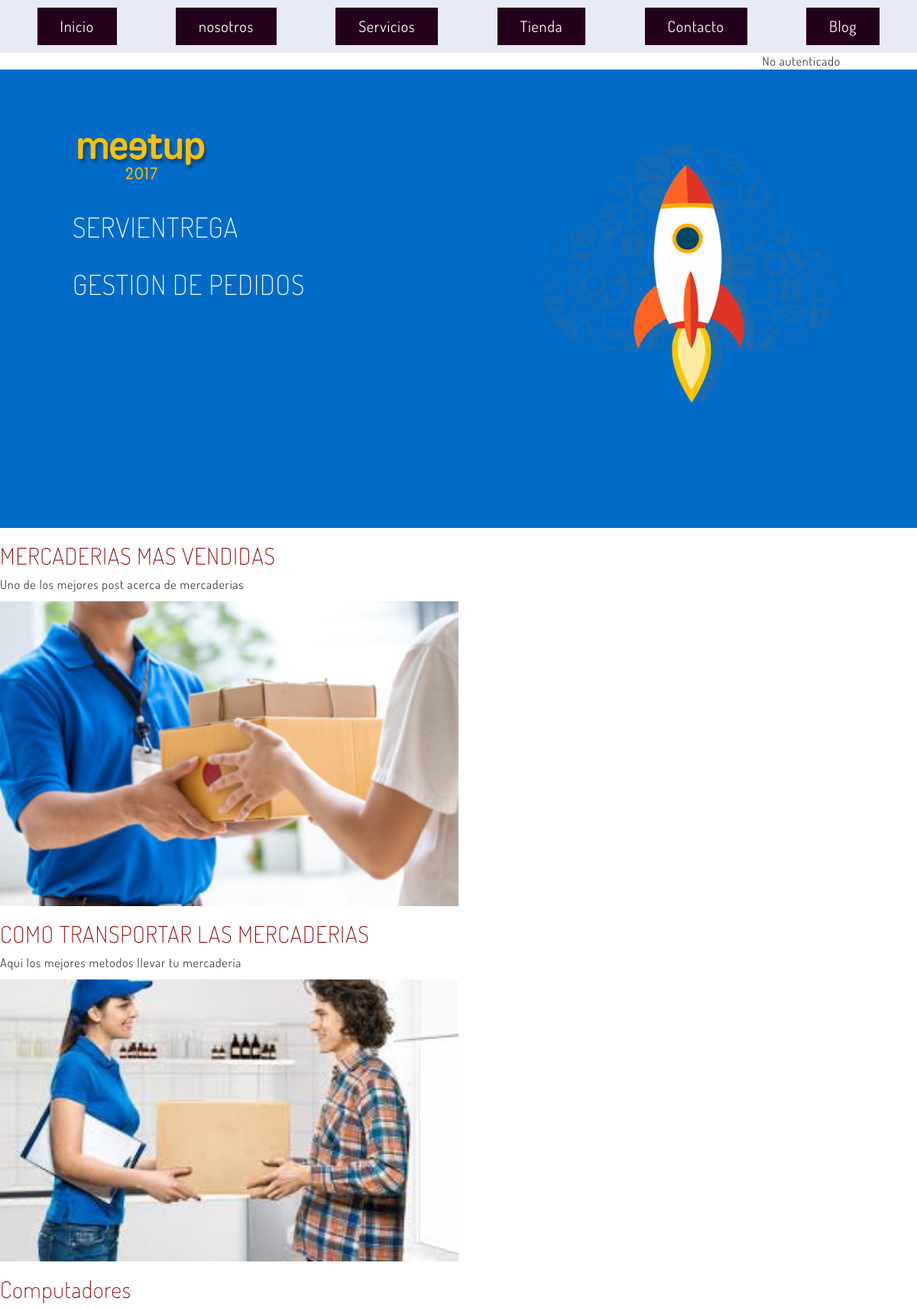
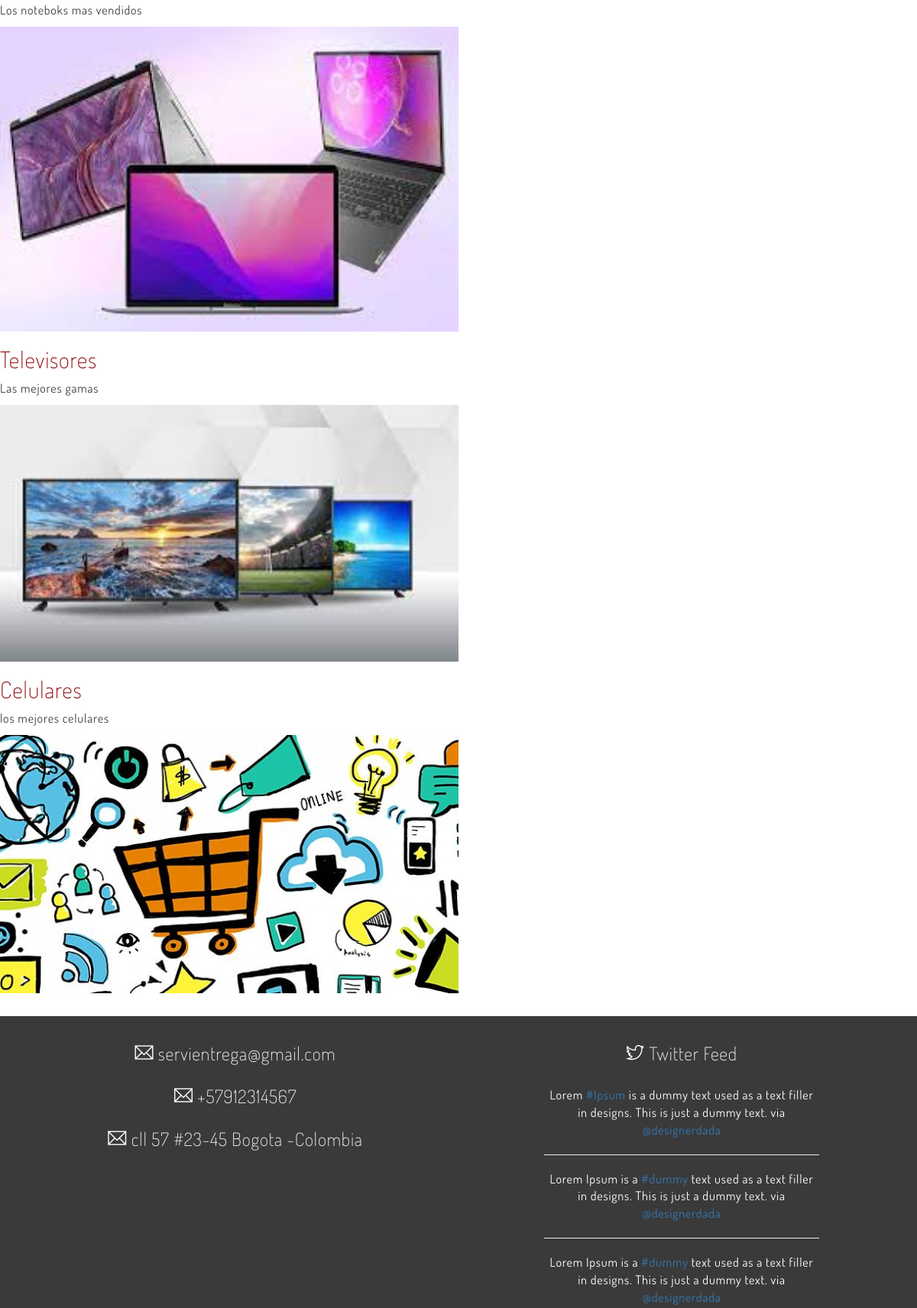
Screenshot of /blog/ (upper part) with the database file from the repository (2 pictures, top to bottom).
### blog/models.py (models this page shows, shortened)
class post(models.Model):
    titulo= models.CharField(max_length=50)
    contenido=models.CharField(max_length=50)
    imagen=models.ImageField(upload_to='blog', null=True, blank=True)
    autor=models.ForeignKey(User, on_delete=models.CASCADE)
    categorias=models.ManyToManyField(categoria)
    created=models.DateField(auto_now_add=True)
    updated=models.DateField(auto_now_add=True)
    class Meta:
        verbose_name='post'

### blog/views.py (the view)
# urls.py: path('',views.blog, name="blog"),
def blog(request):
    posts= post.objects.all()
    return render(request, "blog/blog.html",{"posts":posts})

### carro/context_processor.py (called while the page is built)
def importe_total_carro(request):
    total=0
    '''#if request.user.is_authenticated:
    for key, value in request.session["carro"].items():
        total=total+float(value["precio"])'''
    return {"importe_total_carro":total}

### blog/templates/blog/blog.html
{% extends "ProyectoWebApp/base.html" %}
{% load static %}
{% block content %}
{% for post in posts %}
<h2 style="color: darkred;">{{post.titulo}}</h2>
<p>{{post.contenido}}</p>
<img src="{{post.imagen.url}}" alt="" style="width:50%;">
{% endfor %}
{% endblock %}

### proyectoWebApp/templates/proyectoWebApp/base.html (shortened to what this page needs)
<!DOCTYPE html>
<html lang="en">
<head>
{% load static %}
  <link href="{% static 'ProyectoWebApp/css/bootstrap.min.css' %}" rel="stylesheet">
  <link href="{% static 'ProyectoWebApp/css/style.css' %}" rel="stylesheet">
  <link href="{% static 'ProyectoWebApp/css/themify-icons.css' %}" rel="stylesheet">
  <link href="{% static 'ProyectoWebApp/css/dosis-font.css' %}" rel='stylesheet' type='text/css'>
    </head>
    <nav class="nav2">
        <a href="{% url 'home' %}" class="nav-navegacion">Inicio</a>
        <a href="{% url 'nosotros' %}" class="nav-navegacion">nosotros</a>
        <a href="{% url 'servicios' %}" class="nav-navegacion">Servicios</a>
        <a href="{% url 'tienda' %}" class="nav-navegacion">Tienda</a>
        <a href="{% url 'contacto' %}" class="nav-navegacion">Contacto</a>
        <a href="{% url 'blog' %}" class="nav-navegacion">Blog</a>
    </nav>
    <div style="text-align: right; margin-right: 100px;">
        {% if user.is_authenticated %}
        Hola{{ user.name}} Bienvenido
        {% else %}
        No autenticado
        {% endif%}
    </div>
    <body id="page-top" data-spy="scroll" data-target=".side-menu">
      <div class="container-fluid">
        <div class="row hero-header" id="home">
          <div class="col-md-7">
            <img src="{% static 'ProyectoWebApp/img/meetup-logo.png' %}" class="logo">
            <h1>SERVIENTREGA</h1>
            <h1>GESTION DE PEDIDOS</h1>
          </div>
          <div class="col-md-5 hidden-xs">
            <img src="{% static 'ProyectoWebApp/img/rocket.png' %}" class="rocket animated bounce">
          </div>
        </div>
      </div>
    {% block content %}
    {% endblock %}
      <div class="container-fluid footer">
        <div class="row contact">
          <div class="col-md-6 contact-form">
            <h3 class="content-ct"><span class="ti-email"></span> servientrega@gmail.com</h3>
            <h3 class="content-ct"><span class="ti-email"></span> +57912314567</h3>
            <h3 class="content-ct"><span class="ti-email"></span> cll 57 #23-45  Bogota -Colombia</h3>
            <form class="form-horizontal" data-toggle="validator" role="form">
              <div class="form-group">
                <div class="col-sm-9">
                  <span class="form-control-feedback" aria-hidden="true"></span>
                </div>
              </div>
              <div class="form-group">
                <div class="col-sm-9">
                </div>
              </div>
              <div class="form-group">
                <div class="col-sm-offset-3 col-sm-9">
                </div>
              </div>
            </form>
          </div>
          <div class="col-md-4 col-md-offset-1 content-ct">
            <h3><span class="ti-twitter"></span> Twitter Feed</h3>
            <p>Lorem <a href="#">#Ipsum</a> is a dummy text used as a text filler in designs. This is just a dummy text. via <a href="#">@designerdada</a> </p>
            <hr>
            <p>Lorem Ipsum is a <a href="#">#dummy</a> text used as a text filler in designs. This is just a dummy text. via <a href="#">@designerdada</a> </p>
            <hr>
            <p>Lorem Ipsum is a <a href="#">#dummy</a> text used as a text filler in designs. This is just a dummy text. via <a href="#">@designerdada</a> </p>
          </div>
        </div>
      </div>
    </body>
    </html>

### proyectoWebApp/static/proyectoWebApp/css/style.css (style rules this page uses)
body { font-family: 'Dosis', sans-serif; color: #404142; font-size: 16px; letter-spacing: 0.8px; }
h1, h2, h3, h4, h5, h6 { font-weight: 200; }
a { -webkit-transition: all 0.3s; -moz-transition: all 0.3s; transition: all 0.3s; }
.content-ct { text-align: center; }
.nav-navegacion { display: inline-block; background: #25001c; color: #f9f7f7; padding: 10px 30px; text-decoration: none; font-size: 20px; }
.nav2 { background: #2a42bc1c; padding: 10px; display: flex; justify-content: space-around; }
.hero-header { background: #016cc7; min-height: 600px; padding: 5em; color: #fff; }
.hero-header h1 { margin: 1em 0 0 0; }
.hero-header .logo { max-width: 180px; }
.hero-header .rocket { max-width: 100%; }
.footer { background-color: #2a2a2a; margin-top: 30px; color: #fff; }
.footer p { margin-bottom: 0; }
.contact { background-color: #3a3a3a; color: #fff; padding: 1em; }
.contact h3 { margin-bottom: 30px; }
.form-control-feedback { top: 15px; right: 15px; }
.animated { -webkit-animation-duration: 5s; animation-duration: 5s; -webkit-animation-fill-mode: both; animation-fill-mode: both; -webkit-animation-timing-function: linear; animation-timing-function: linear; animation-iteration-count:infinite; -webkit-animation-iteration-count:infinite; }
.bounce { -webkit-animation-name: bounce; animation-name: bounce; }

### rows the page displays
post: titulo "MERCADERIAS MAS VENDIDAS", contenido "Uno de los mejores post acerca de mercaderias", imagen (picture)
post: titulo "COMO TRANSPORTAR LAS MERCADERIAS", contenido "Aqui los mejores metodos llevar tu mercaderia", imagen (picture)
post: titulo "Computadores", contenido "Los noteboks mas vendidos", imagen (picture)
post: titulo "Televisores", contenido "Las mejores gamas", imagen (picture)
post: titulo "Celulares", contenido "los mejores celulares", imagen (picture)
